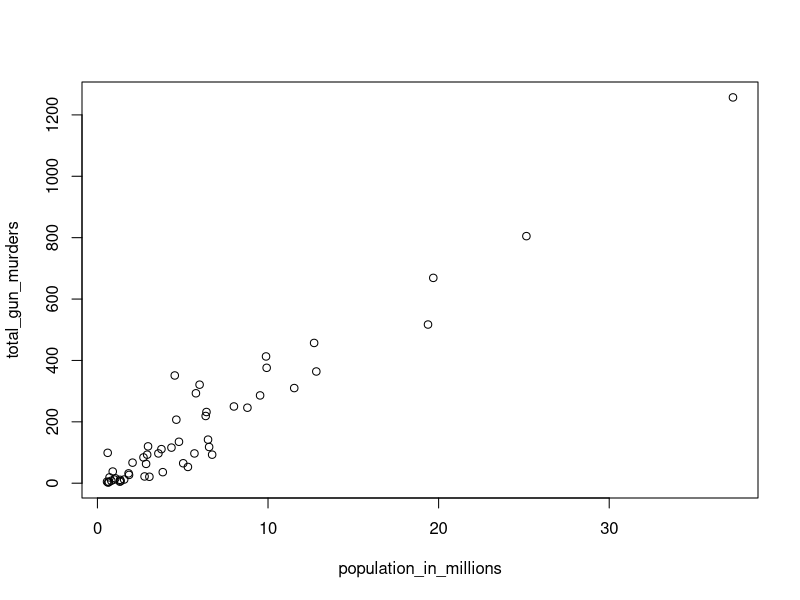
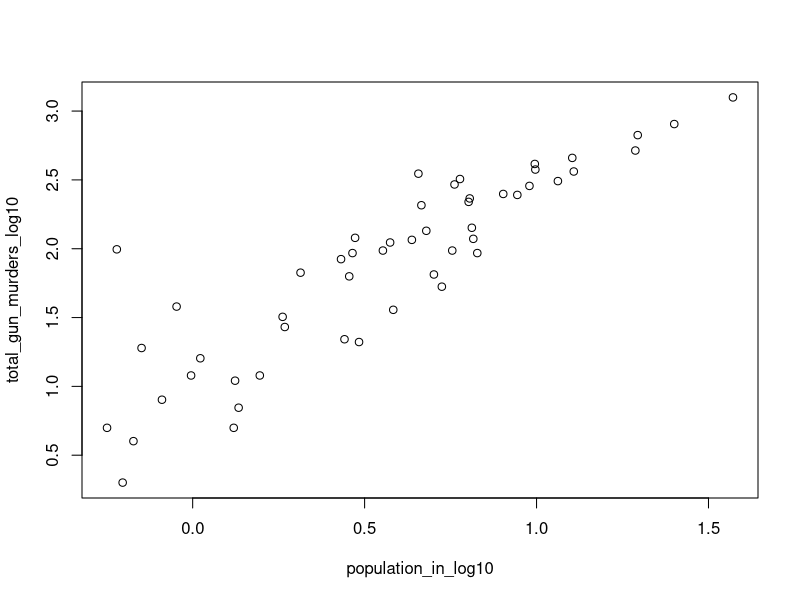
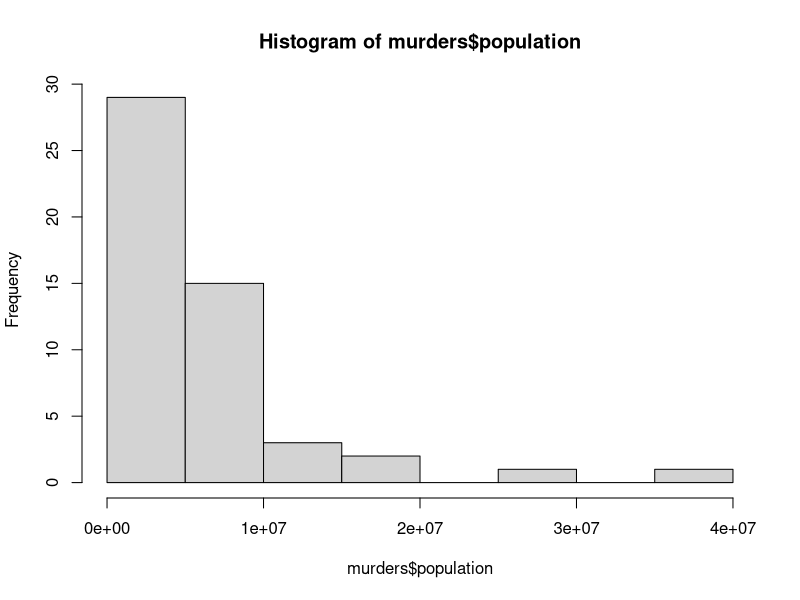
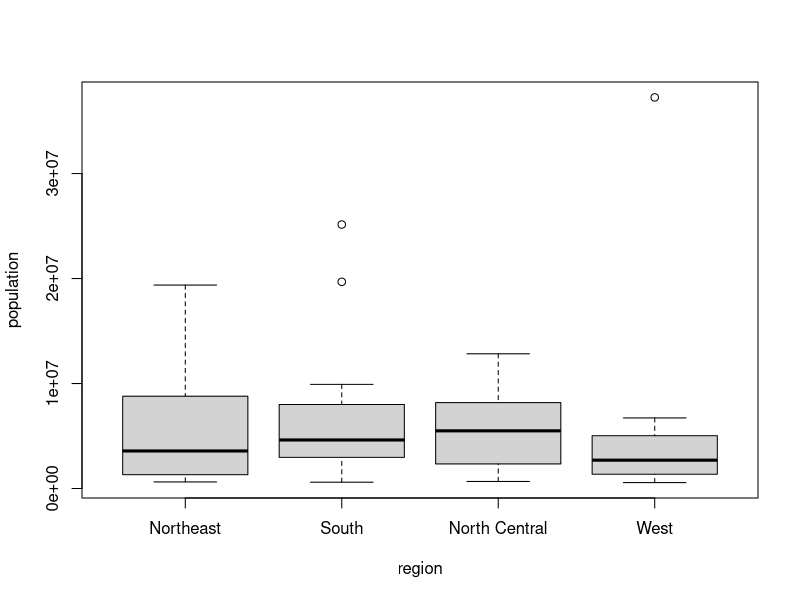

Write R code to recreate these figures, in order.
## ---- chunk 1
knitr::opts_chunk$set(echo = TRUE)
## ---- chunk 2
library(dslabs)
data(murders)
## ---- chunk 3
library(dslabs)
data("murders")
pop <- murders$population
pop <- sort(pop)
pop[1]

## ---- chunk 4
order(murders$population)[1]
## ---- chunk 5
which.min(murders$population)
## ---- chunk 6
i_min <- which.min(murders$population)
murders$state[i_min]
## ---- chunk 7
temp <- c(35, 88, 42, 84, 81, 30)
city <- c("Beijing", "Lagos", "Paris", "Rio de Janeiro",
"San Juan", "Toronto")
city_temps <- data.frame(name = city, temperature = temp)
## ---- chunk 8
ranks <- (murders$population)
my_df <- data.frame(state = murders$state, ranks = ranks)
my_df
## ---- chunk 9
ranks <- (murders$population)
my_df <- data.frame(state = murders$state, ranks = ranks)
ind <- order(my_df$ranks)
my_df <- data.frame(state = murders$state[ind], ranks = 1:nrow(my_df))
my_df

## ---- chunk 10
population_in_millions <- murders$population/10^6
total_gun_murders <- murders$total
plot(population_in_millions, total_gun_murders) 
## ---- chunk 11
population_in_log10 <- log10(population_in_millions)
total_gun_murders_log10 <- log10(total_gun_murders) 
plot(population_in_log10,total_gun_murders_log10) 
## ---- chunk 12
hist(murders$population)
## ---- chunk 13
boxplot(population~region, data = murders)
